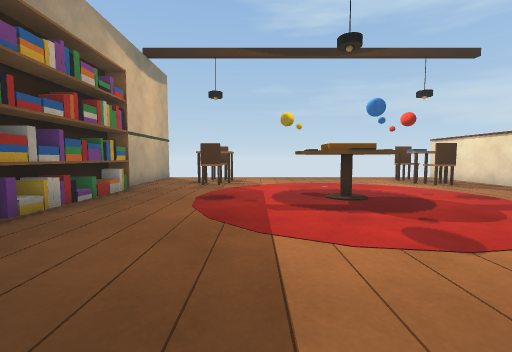
View 1 (above)

13 first-person views from a walk through a scene from a Unity 3-D project. The camera is 0.58 m above the floor, tilts 4° down and sees 90° across. The floor is counted in squares, 0.5 m on a side. Each view is taken from the middle of a square. On the plan, view 1 faces up. The plan holds only what a view shows up to about 12 squares ahead; the rest is blank. The player character is not drawn. Surface patterns are stand-ins for the level's own textures.

View 2
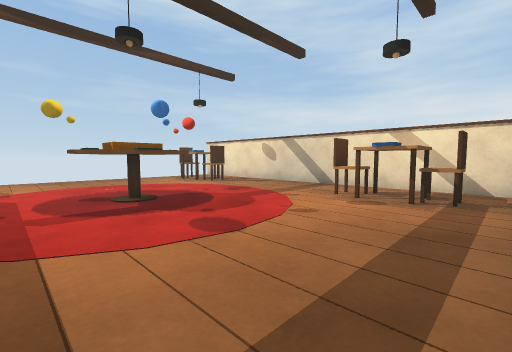

View 3
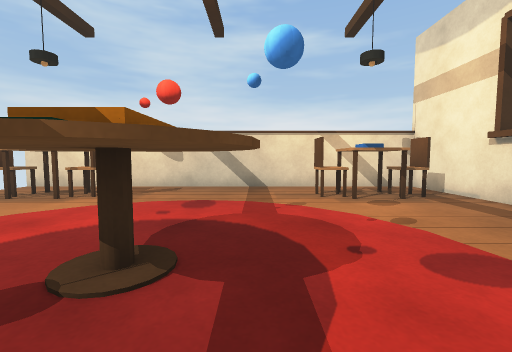

View 4
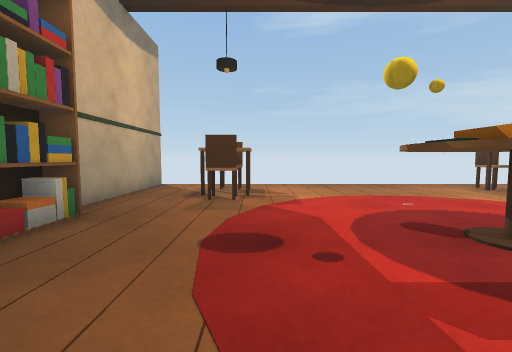

View 5
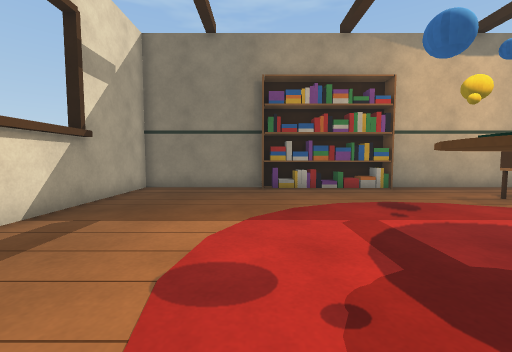

View 6
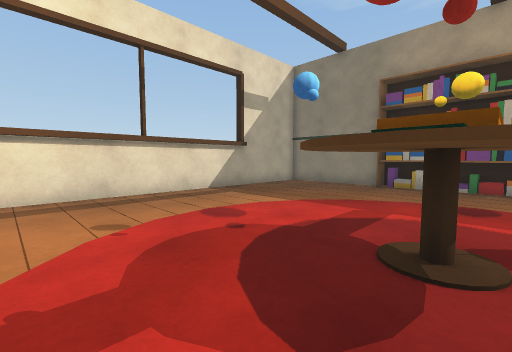

View 7
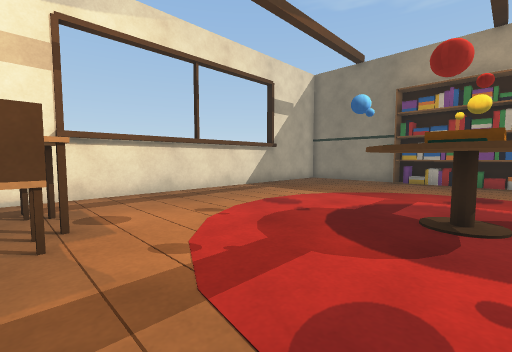

View 8
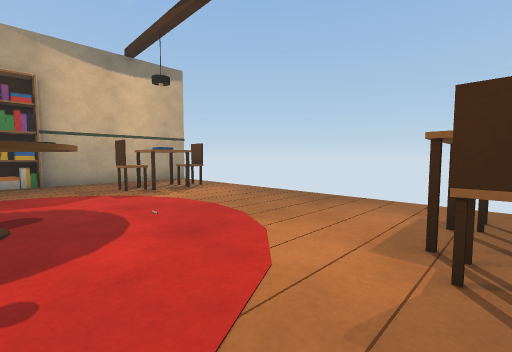

View 9
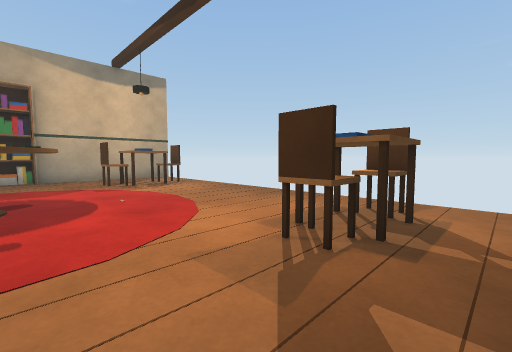

View 10
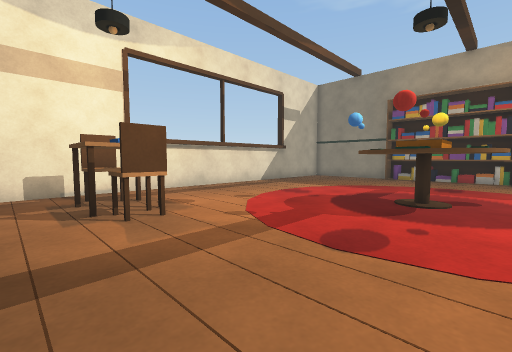

View 11
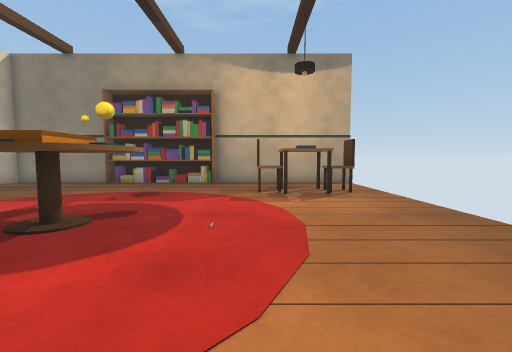

View 12
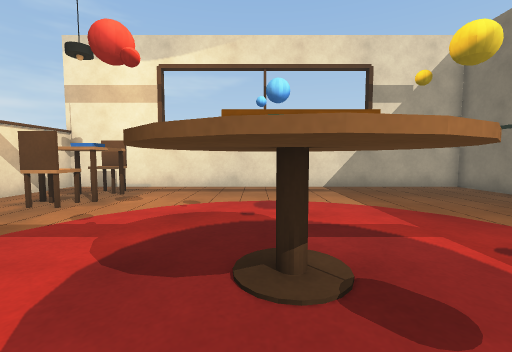

View 13
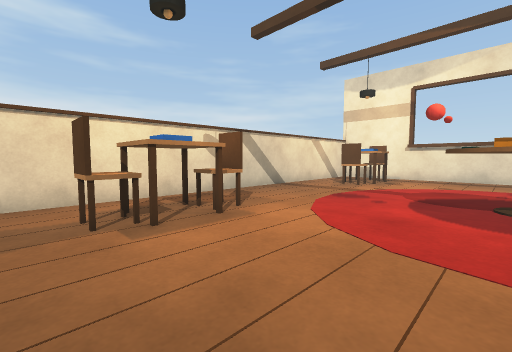

### Floor plan
Points are (right, up) in squares from view 1. A wall is a line through its corners. A room is listed if a view was taken in it or the views show most of it. See-through windows are left out.
Room 1 (views 1, 2, 3, 4, 5, 6, 7, 8, 9, 10, 11, 12, 13)
walls: (7.3, 3.2) (8.8, 3.2) (8.8, 1.7) (7.3, 1.7) (7.3, 3.2); (7.3, 11.7) (7.3, 13.2) (8.8, 13.2) (8.8, 11.7) (7.3, 11.7); (7.5, 2.2) (7.5, 2.9) (8.1, 2.9); (8.2, 12.3) (7.5, 12.3) (7.5, 12.9) (8.1, 12.9); (-1.2, 13.5) (-1.2, 11.9) (-2.8, 11.9); (-1.9, 13.1) (-1.9, 12.4); (-5.2, 4.2) (-5.2, -0.4) (10.5, -0.4) (10.5, 15.5); (-5.2, 15.5) (-5.2, 9.4)
objects: other object (-5, 5) to (-5, 9); other object (-2, 11); other object (-2, 14); other object (1, 6) to (4, 9); other object (8, 1); other object (8, 4); other object (8, 11); other object (8, 14)

Where each view was taken, in squares from view 1:
view 1: 0 up, 0 right, facing up
view 2: 0 up, 0 right, facing up-right
view 3: 6 up, 0 right, facing right
view 4: 4 up, 1 left, facing up
view 5: 4 up, 5 right, facing left
view 6: 8 up, 6 right, facing down-left
view 7: 8 up, 8 right, facing down-left
view 8: 8 up, 8 right, facing up-left
view 9: 8 up, 10 right, facing up-left
view 10: 9 up, 10 right, facing down-left
view 11: 11 up, 7 right, facing left
view 12: 10 up, 3 right, facing down
view 13: 15 up, 3 right, facing down-right
